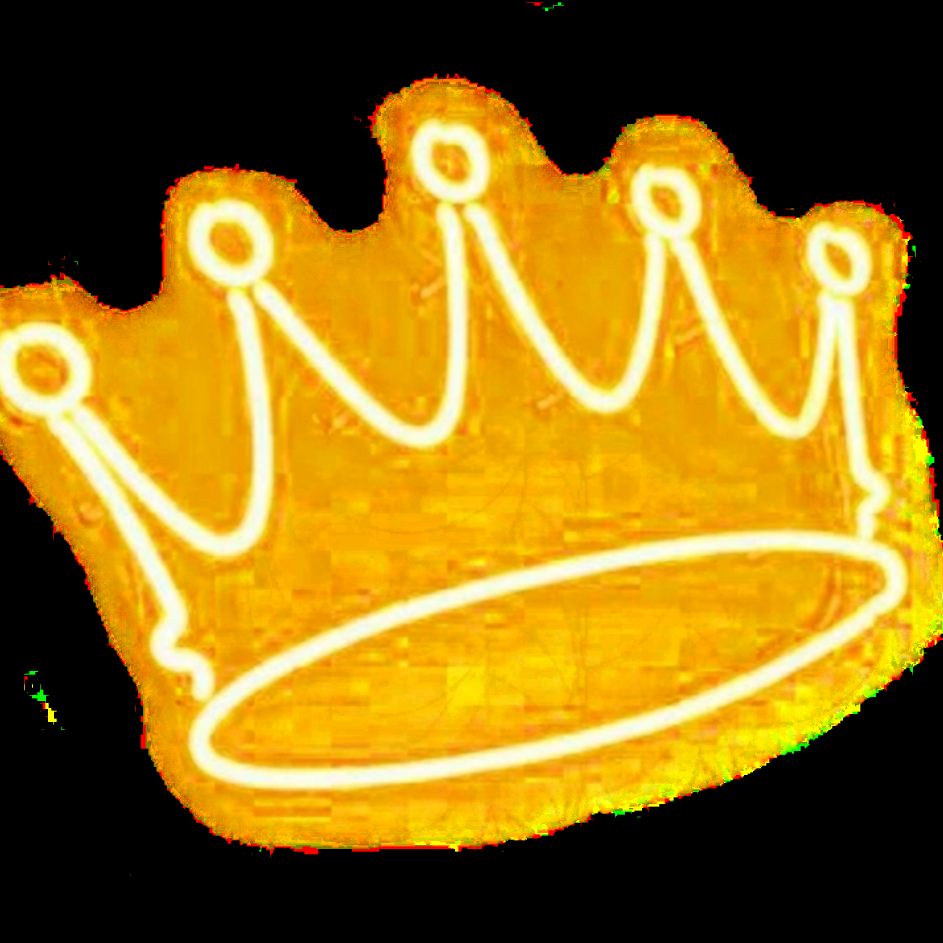
#> input picture coronas_images/corona1.png, 2828 x 2828 px, found by its file name (shown at 1/3 size)
$ python corona.py
#> lines starting #> are read from the running program, lines starting #| are printed output that depends on the picture
import cv2
import numpy as np

def superponer_corona(frame, x, y, w, h, y_offset, corona):
    corona_resized = cv2.resize(corona, (w, int(h/3)))
    alpha_s = corona_resized[:, :, 3] / 255.0
    alpha_l = 1.0 - alpha_s

    # Posicionamiento de la corona sobre la parte superior de la cabeza
    y -= int(h/3) + y_offset

    for c in range(0, 3):
        frame[y:y+int(h/3), x:x+w, c] = (alpha_s * corona_resized[:, :, c] +
                                          alpha_l * frame[y:y+int(h/3), x:x+w, c])

def mainCorona():
    face_cascade = cv2.CascadeClassifier(cv2.data.haarcascades + 'haarcascade_frontalface_default.xml')

    lista_coronas = ['coronas_images/corona1.png', 'coronas_images/corona2.png', 'coronas_images/corona3.png']
    corona_index = 0
    corona = cv2.imread(lista_coronas[corona_index], -1)
#> corona is the input picture: shape (2828, 2828, 4); mean B, G, R, A 23.3, 110.9, 146.3, 56.6

    cap = cv2.VideoCapture(0)

    while True:
        ret, frame = cap.read()
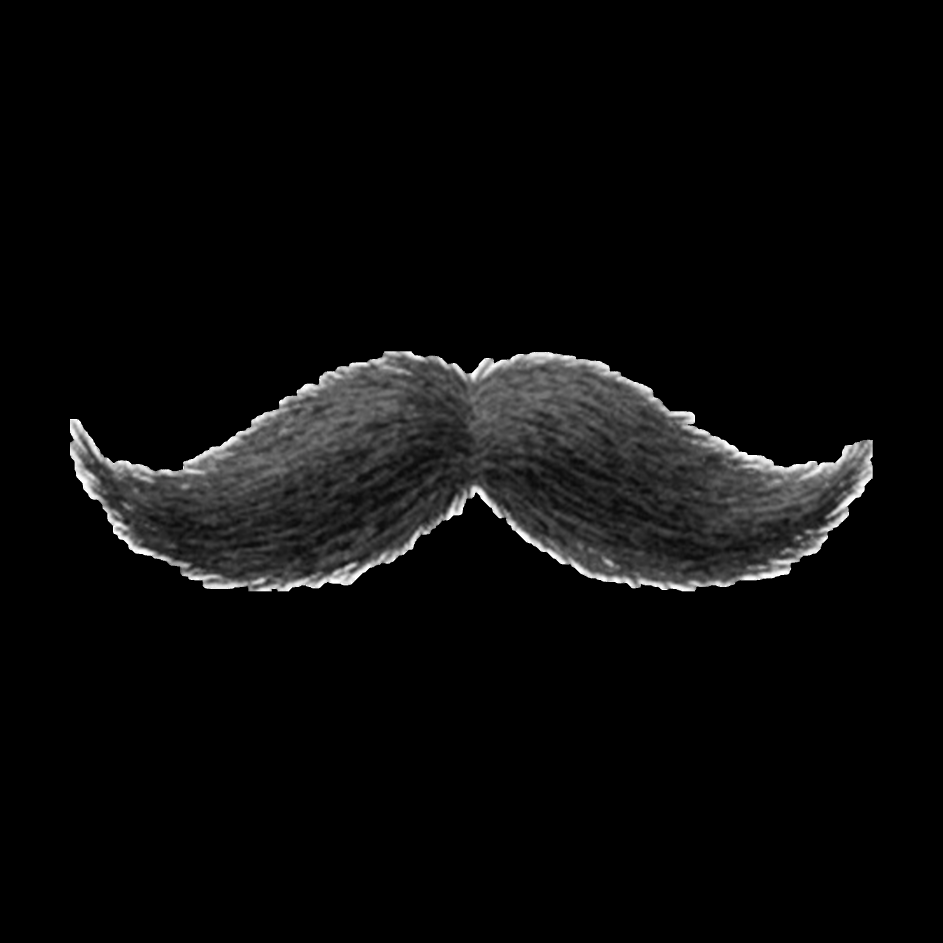
#> input picture filtrosArtisticos/bigote1.png, 2828 x 2828 px, given in place of the camera (shown at 1/3 size)
#> frame is the input picture: shape (2828, 2828, 3); mean B, G, R 10.6, 10.6, 10.6
        frame = cv2.flip(frame, 1)
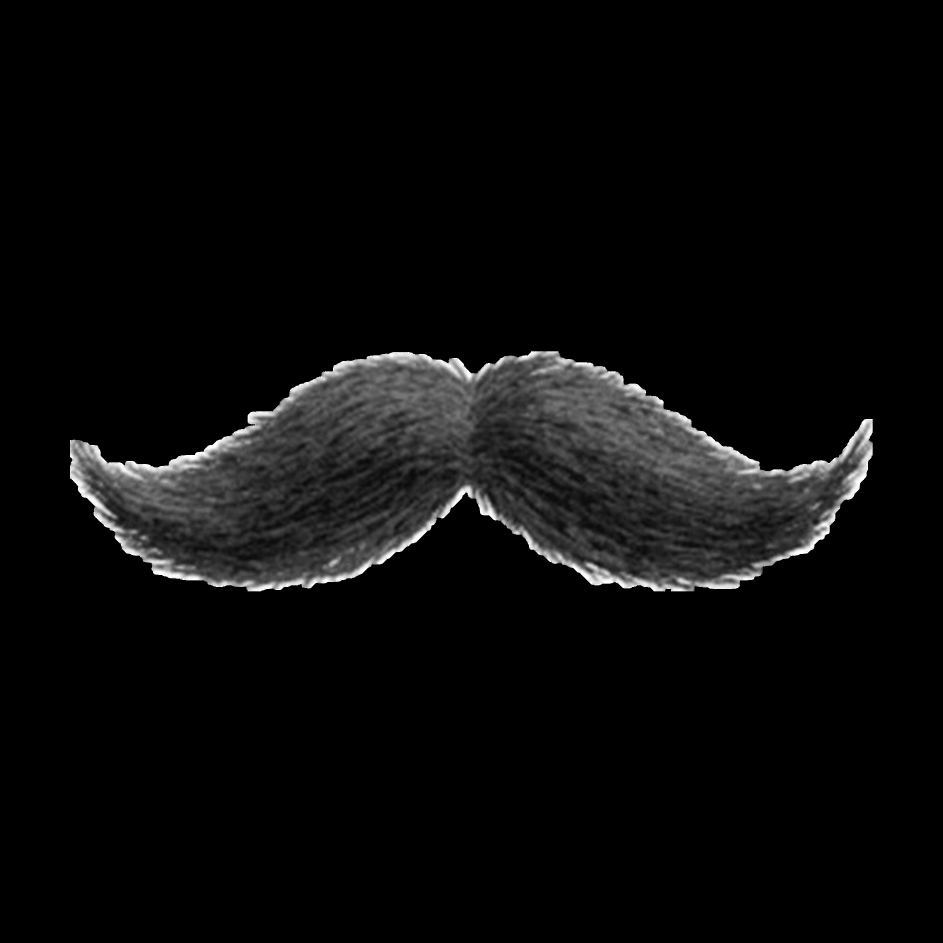
#> frame: shape (2828, 2828, 3) (shown at 1/3 size); mean B, G, R 10.6, 10.6, 10.6
        if not ret:
            break

        # Convertir a escala de grises para la detección facial
        gray = cv2.cvtColor(frame, cv2.COLOR_BGR2GRAY)

        # Detectar rostros
        faces = face_cascade.detectMultiScale(gray, 1.3, 8)
#> faces = ()

        # Superponer la corona con un desplazamiento en la altura
        for (x, y, w, h) in faces:
            superponer_corona(frame, x, y, w, h, y_offset=8, corona=corona)
#> this loop made 0 passes

        # Mostrar el resultado
        cv2.imshow('Frame', frame)

        # Capturar entrada del teclado
        key = cv2.waitKey(1) & 0xFF
#> (key q is pressed here)

        # Cambiar la imagen de la corona con la tecla "k"
        if key == ord('k'):
            corona_index = (corona_index + 1) % len(lista_coronas)
            corona = cv2.imread(lista_coronas[corona_index], -1)

        # Salir con la tecla 'q' o haciendo clic en la 'X' de la ventana
        if key == ord('q') or cv2.getWindowProperty('Frame', cv2.WND_PROP_VISIBLE) < 1:
            break
    cap.release()
    cv2.destroyAllWindows()

if __name__ == "__main__":
    mainCorona()
